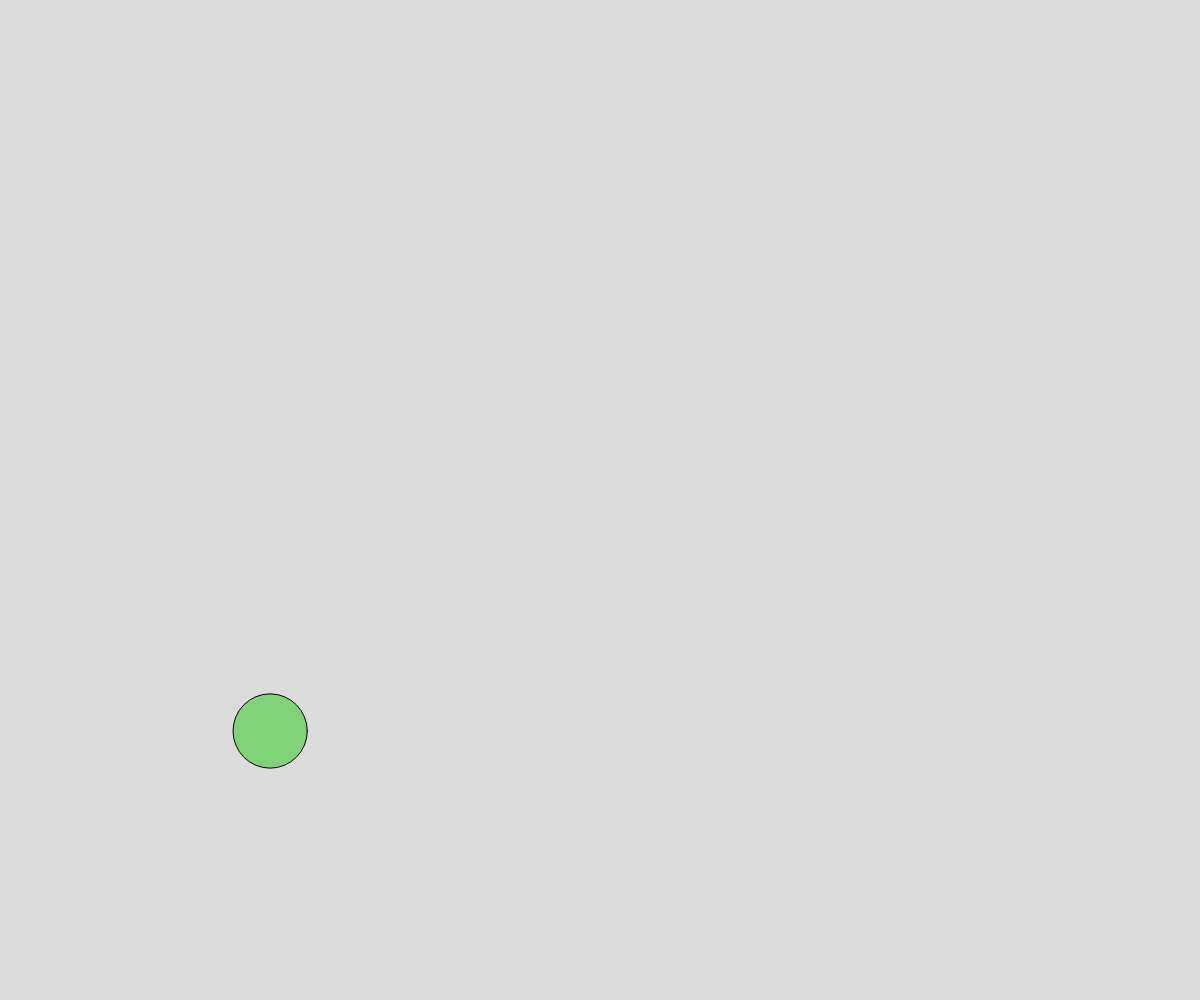
Frame 1 (no input)
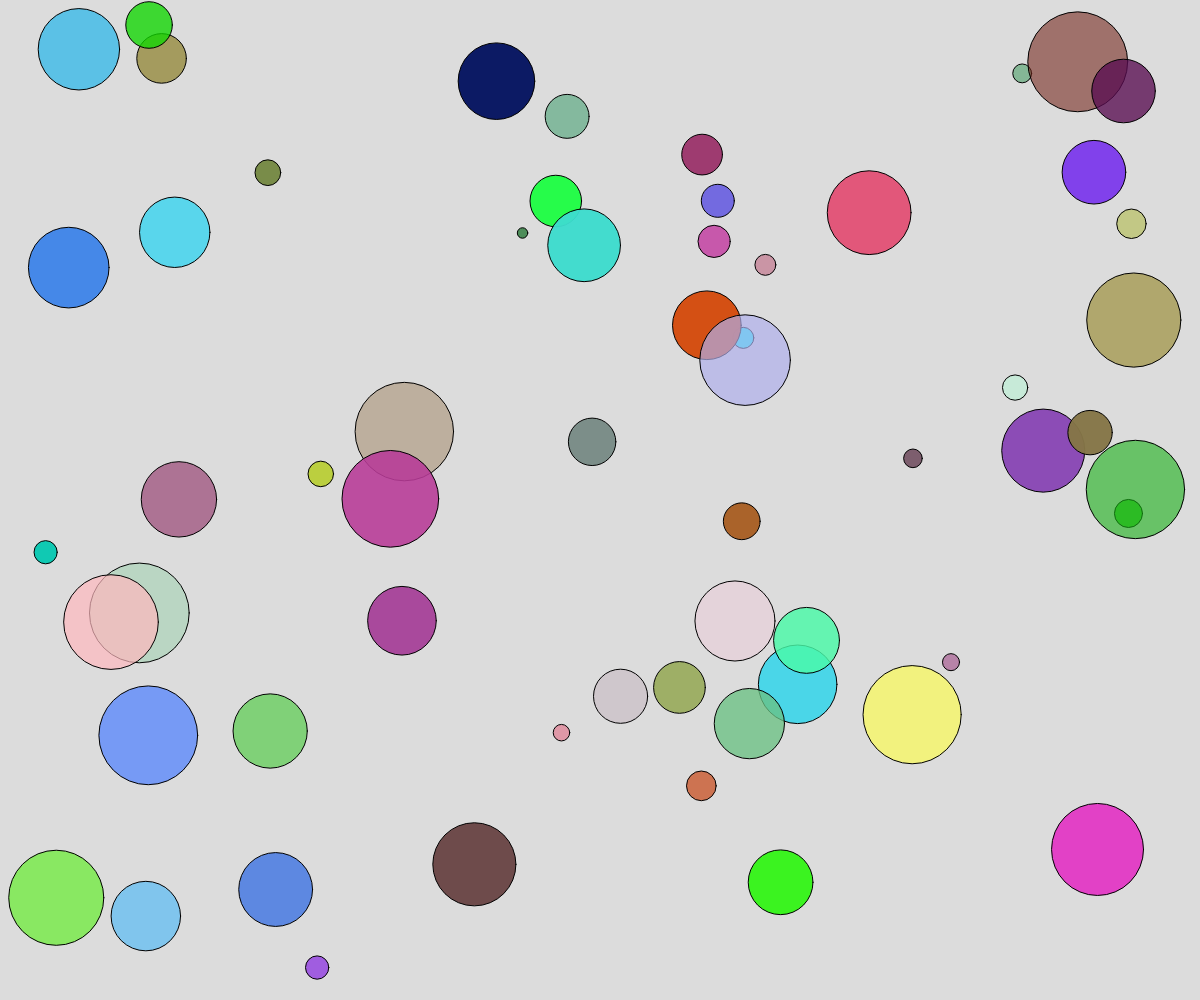
Frame 60 (no input)
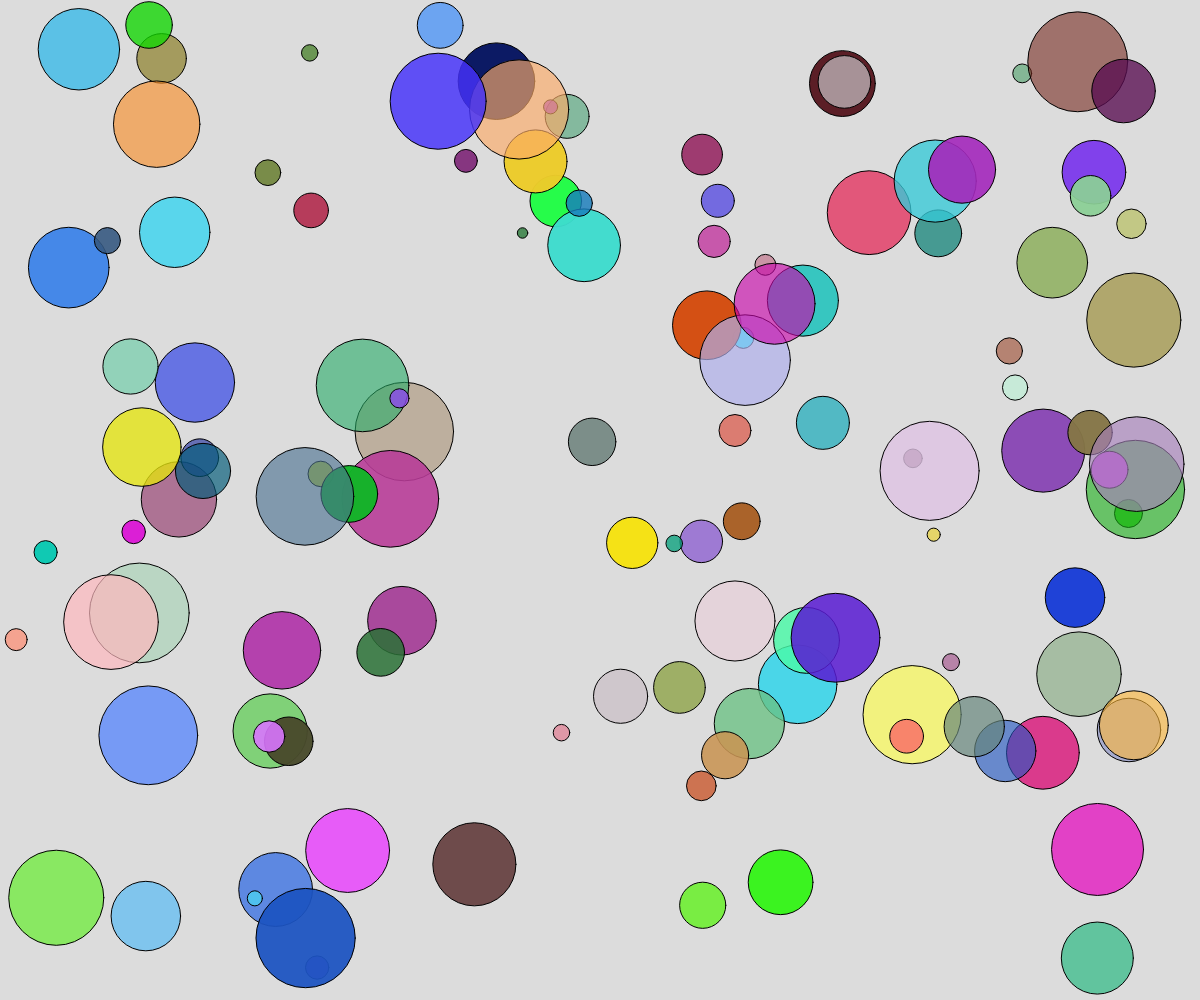
Frame 120 (the mouse pressed at the canvas centre since frame 60)

The p5.js sketch that drew these frames (run headless with seeded random() and noise() and a simulated clock; from frame 60 on, the mouse is pressed at the canvas centre):

// p5.js sketch
// ── sketch.js
// bubbleList = []

class Bubble {
  constructor () {
    this.diameter = random(10, 100);
    this.x = random(this.diameter/2, width-this.diameter/2);
    this.y = random(this.diameter/2, height-this.diameter/2);

    this.clr = [random(255), random(255), random(255), random(150, 255)];
  }

  draw() {
    fill(this.clr);
    circle(this.x, this.y, this.diameter);
  }
}

function setup() {
  createCanvas(windowWidth, windowHeight);
  background(220);
}

function draw() {
  // background(220);

  var b = new Bubble();
  b.draw();
  // bubbleList.push(b);

  // bubbleList.forEach(bubble=>{
  //   bubble.draw();
  // });

  // if (bubbleList.length > 200) {
  //   bubbleList.shift();
  // }
}

function mouseClicked() {
  background(220);
}
